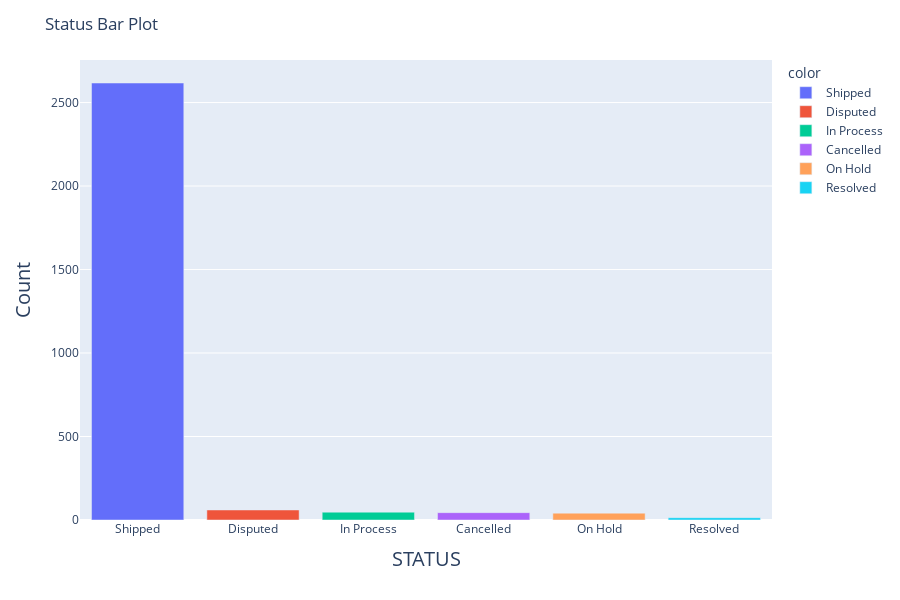

Source (notebook cell):
### Code cell
barplot_visualization('STATUS')

### Figure 1 — Plotly figure (JSON) as saved in the notebook; plotly's stock layout.template omitted (floating-point values rounded to 4 significant figures)
{"data": [{"alignmentgroup": "True", "hovertemplate": "color=Shipped<br>x=%{x}<br>y=%{y}<extra></extra>", "legendgroup": "Shipped", "marker": {"color": "#636efa"}, "name": "Shipped", "offsetgroup": "Shipped", "orientation": "v", "showlegend": true, "textposition": "auto", "type": "bar", "x": ["Shipped"], "xaxis": "x", "y": [2617], "yaxis": "y"}, {"alignmentgroup": "True", "hovertemplate": "color=Disputed<br>x=%{x}<br>y=%{y}<extra></extra>", "legendgroup": "Disputed", "marker": {"color": "#EF553B"}, "name": "Disputed", "offsetgroup": "Disputed", "orientation": "v", "showlegend": true, "textposition": "auto", "type": "bar", "x": ["Disputed"], "xaxis": "x", "y": [60], "yaxis": "y"}, {"alignmentgroup": "True", "hovertemplate": "color=In Process<br>x=%{x}<br>y=%{y}<extra></extra>", "legendgroup": "In Process", "marker": {"color": "#00cc96"}, "name": "In Process", "offsetgroup": "In Process", "orientation": "v", "showlegend": true, "textposition": "auto", "type": "bar", "x": ["In Process"], "xaxis": "x", "y": [47], "yaxis": "y"}, {"alignmentgroup": "True", "hovertemplate": "color=Cancelled<br>x=%{x}<br>y=%{y}<extra></extra>", "legendgroup": "Cancelled", "marker": {"color": "#ab63fa"}, "name": "Cancelled", "offsetgroup": "Cancelled", "orientation": "v", "showlegend": true, "textposition": "auto", "type": "bar", "x": ["Cancelled"], "xaxis": "x", "y": [44], "yaxis": "y"}, {"alignmentgroup": "True", "hovertemplate": "color=On Hold<br>x=%{x}<br>y=%{y}<extra></extra>", "legendgroup": "On Hold", "marker": {"color": "#FFA15A"}, "name": "On Hold", "offsetgroup": "On Hold", "orientation": "v", "showlegend": true, "textposition": "auto", "type": "bar", "x": ["On Hold"], "xaxis": "x", "y": [41], "yaxis": "y"}, {"alignmentgroup": "True", "hovertemplate": "color=Resolved<br>x=%{x}<br>y=%{y}<extra></extra>", "legendgroup": "Resolved", "marker": {"color": "#19d3f3"}, "name": "Resolved", "offsetgroup": "Resolved", "orientation": "v", "showlegend": true, "textposition": "auto", "type": "bar", "x": ["Resolved"], "xaxis": "x", "y": [14], "yaxis": "y"}], "layout": {"barmode": "relative", "height": 600, "legend": {"title": {"text": "color"}, "tracegroupgap": 0}, "margin": {"t": 60}, "title": {"text": "Status Bar Plot"}, "xaxis": {"anchor": "y", "domain": [0, 1], "title": {"font": {"size": 20}, "text": "STATUS"}}, "yaxis": {"anchor": "x", "domain": [0, 1], "title": {"font": {"size": 20}, "text": "Count"}}}}
